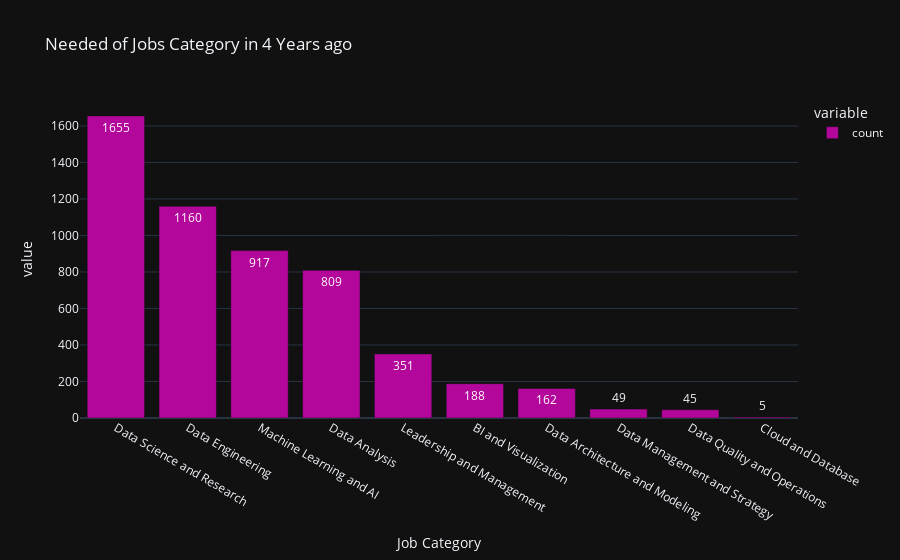

Notebook cell for this chart:
### Code cell
iplot(px.bar(df_job_category_general,
                 labels={'job_category':'Job Category'},
                 title=f"Needed of Jobs Category in 4 Years ago",
                 color_discrete_sequence=['#b3079c'],
                 template='plotly_dark',
                 text_auto=True
))

### Figure 1 — Plotly figure (JSON) as saved in the notebook; plotly's stock layout.template omitted (floating-point values rounded to 4 significant figures)
{"data": [{"alignmentgroup": "True", "hovertemplate": "variable=count<br>Job Category=%{x}<br>value=%{y}<extra></extra>", "legendgroup": "count", "marker": {"color": "#b3079c", "pattern": {"shape": ""}}, "name": "count", "offsetgroup": "count", "orientation": "v", "showlegend": true, "textposition": "auto", "texttemplate": "%{y}", "type": "bar", "x": ["Data Science and Research", "Data Engineering", "Machine Learning and AI", "Data Analysis", "Leadership and Management", "BI and Visualization", "Data Architecture and Modeling", "Data Management and Strategy", "Data Quality and Operations", "Cloud and Database"], "xaxis": "x", "y": [1655, 1160, 917, 809, 351, 188, 162, 49, 45, 5], "yaxis": "y"}], "layout": {"barmode": "relative", "legend": {"title": {"text": "variable"}, "tracegroupgap": 0}, "title": {"text": "Needed of Jobs Category in 4 Years ago"}, "xaxis": {"anchor": "y", "domain": [0, 1], "title": {"text": "Job Category"}}, "yaxis": {"anchor": "x", "domain": [0, 1], "title": {"text": "value"}}}}
